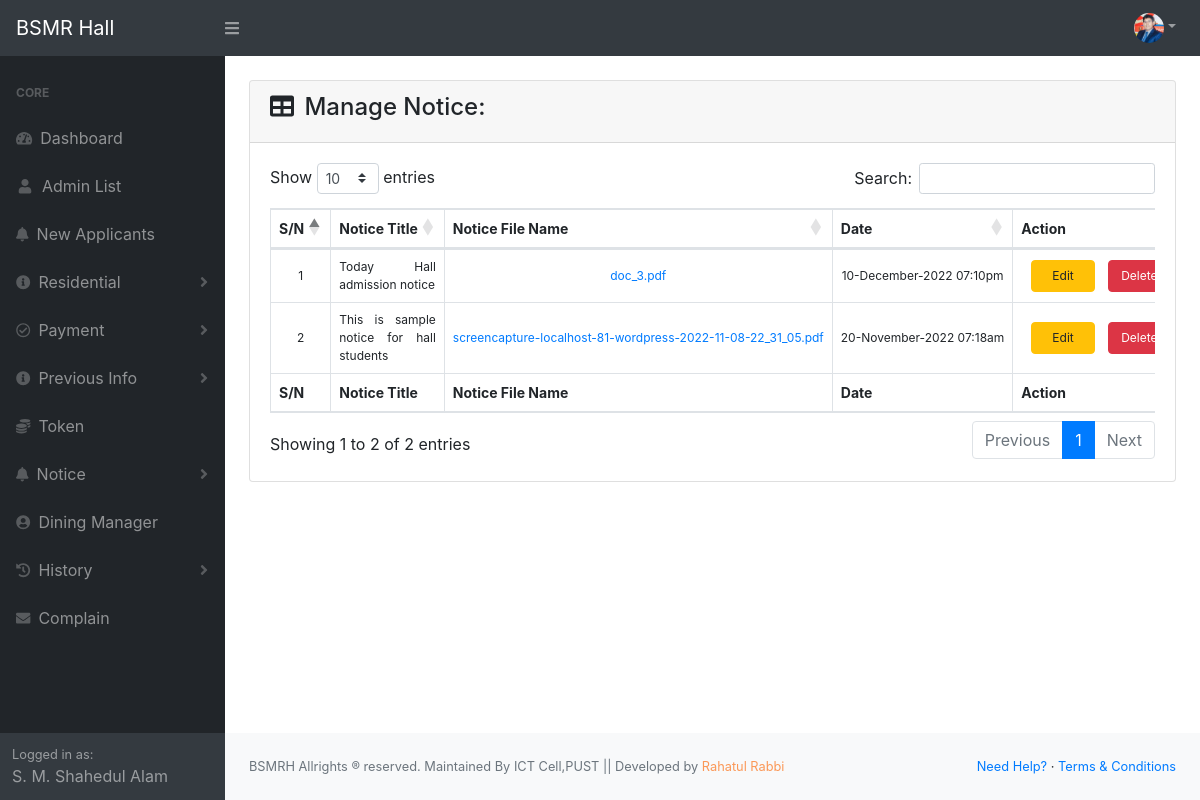
Page /bsmrhall/admin/manage_notice.php (signed in) on the committed database.
### tables this page shows
CREATE TABLE `upload_notice` (
  `n_id` int(255) NOT NULL,
  `n_title` text NOT NULL,
  `n_file` varchar(100) NOT NULL,
  `n_date` varchar(50) NOT NULL
);

### bsmrhall/admin/manage_notice.php (called while the page is built, shortened)
<?php
include 'template.php';
?>

### bsmrhall/admin/class/function.php (called while the page is built, shortened)
<?php
class std_list_project
{
    private $conn, $preconn;
    public function __CONSTRUCT()
    {
        $bdhost        = "localhost";
        $dbuser        = "root";
        $dbpassword    = "";
        $dbname        = "student_info";
        $this->conn    = mysqli_connect( $bdhost, $dbuser, $dbpassword, $dbname );
    }
    public function display_notice()
    {
        $display_receipt_query  = "SELECT * FROM upload_notice ORDER BY n_id DESC";
        $return_display_receipt = mysqli_query( $this->conn, $display_receipt_query );
        if ( isset( $return_display_receipt ) ) {
            return $return_display_receipt;
        } else {
            die( "Receipt Number is not found!!" );
        }
    }
}

### bsmrhall/admin/view/manage_notice_view.php (the view, shortened to what this page needs)
<?php
    $notice_data = $obj->display_notice();
?>
<br>
<div class="card mb-4">
    <div class="card-header">
        <h4>
            <i class="fas fa-table mr-1"></i> Manage Notice:
        </h4>
    </div>
    <div class="card-body">
        <div class="table-responsive">
            <table class="table table-bordered vertical_align" id="dataTable" width="100%" cellspacing="0">
                <thead>
                    <tr>
                        <th scope="col">S/N</th>
                        <th scope="col">Notice Title</th>
                        <th scope="col">Notice File Name</th>
                        <th scope="col">Date</th>
                        <th scope="col">Action</th>
                    </tr>
                </thead>
                <tfoot>
                    <tr>
                        <th scope="col">S/N</th>
                        <th scope="col">Notice Title</th>
                        <th scope="col">Notice File Name</th>
                        <th scope="col">Date</th>
                        <th scope="col">Action</th>
                    </tr>
                </tfoot>
                <tbody>
                    <?php $count = 1;while ( $info = mysqli_fetch_assoc( $notice_data ) ) {?>
                    <tr>
                        <td><?php echo $count++; ?></td>
                        <td style="white-space: normal;text-align:justify;"><?php echo $info['n_title']; ?></td>
                        <td><a href="../notice/<?php echo $info['n_file']; ?>" target="_blank"
                                rel="noopener noreferrer"><?php echo $info['n_file']; ?></a></td>
                        <td><?php echo $info['n_date']; ?></td>
                        <td>
                            <button type="button" class="btn btn-warning neditbtn"
                                style="text-transform: none;padding-right:20px;padding-left:20px;margin:0px 10px;"> Edit
                            </button>
                            <button type="button" class="btn btn-danger deletebtn"> Delete </button>
                        </td>
                    </tr>
                    <?php }?>
                </tbody>
            </table>
        </div>
    </div>
</div>

### bsmrhall/admin/include/head.php (style rules this page uses)
td, tr { white-space: nowrap; text-align: center; font-size: 12px; padding: 0px; margin: 0px; }
.vertical_align td { vertical-align: middle; }
.vertical_align th { vertical-align: middle; }
tr>th { border: 1px solid #dee2e6; }
.btn { font-size: 12px; }
th { font-size: 14px; }

### rows in the picture
upload_notice: n_title "Today Hall admission notice", n_file "doc_3.pdf", n_date "10-December-2022 07:10pm"
upload_notice: n_title "This is sample notice for hall students", n_file "screencapture-localhost-81-wordpress-2022-11-08-22_31_05.pdf", n_date "20-November-2022 07:18am"

### other values in the picture
$_SESSION['admin_name'] "S. M. Shahedul Alam"
